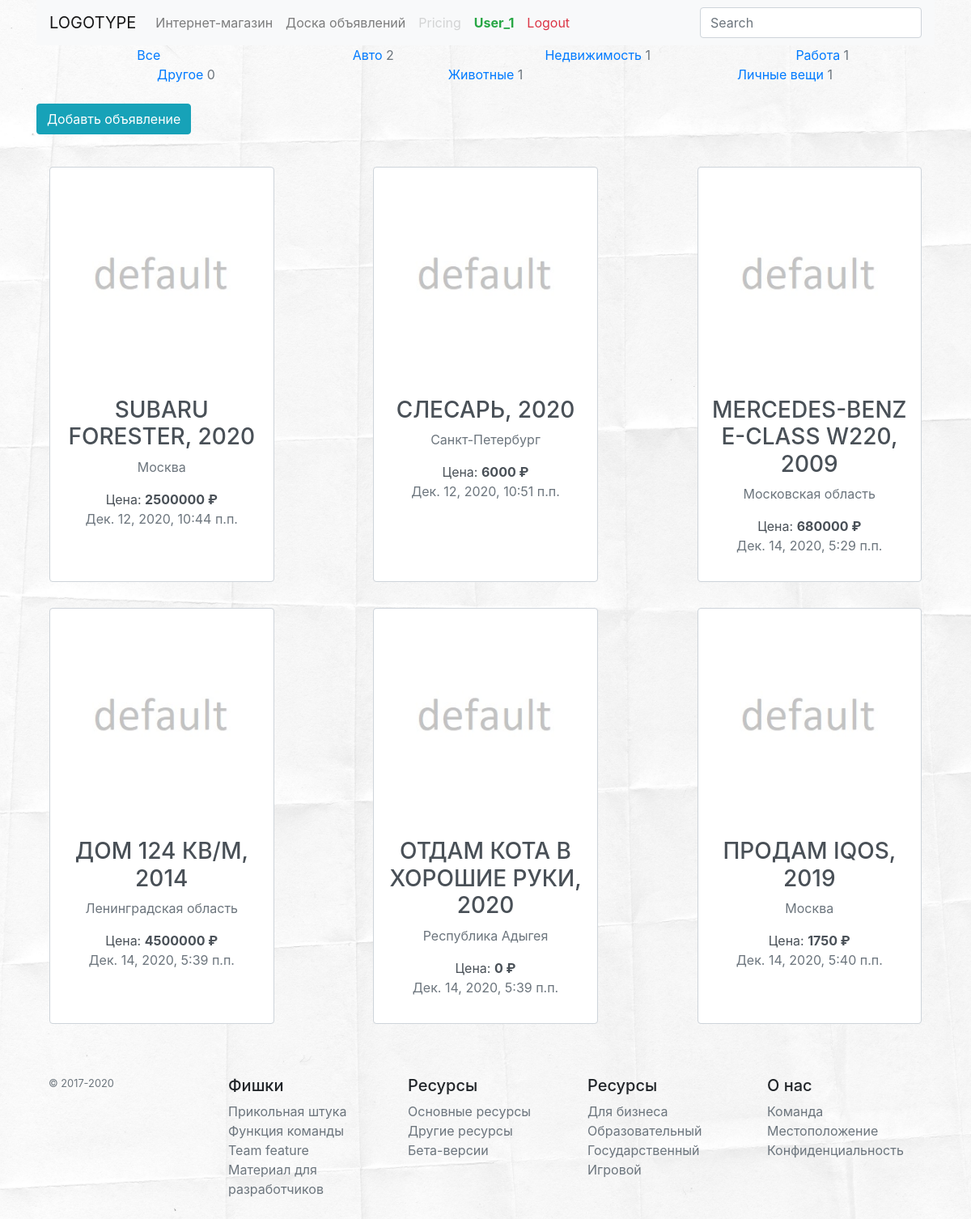
Page /adboard/0/ (signed in) on the committed database.
### adboard/models.py (models this page shows, shortened)
class AdCategory(models.Model):
    name = models.CharField(max_length=64)
    description = models.TextField(blank=True)
    is_active = models.BooleanField(default=True)
    image = models.ImageField(upload_to='AdCategory_images', blank=True)
    def __str__(self):
        return self.name
    def get_ads_count(self):
        return Ad.objects.filter(ad_category__name=self.name).count()

class Ad(models.Model):
    ad_category = models.ForeignKey(AdCategory, verbose_name='Категория', on_delete=models.CASCADE)
    author = models.ForeignKey(User, verbose_name='Автор объявления', on_delete=models.CASCADE)
    name = models.CharField(max_length=64)
    description = models.TextField(blank=True)
    price = models.PositiveIntegerField(default=0)
    city = models.CharField(choices=CITIES, max_length=64, default=0)
    year = models.PositiveIntegerField(default=2020, blank=True)
    datetime = models.DateTimeField(auto_now_add=True)

### adboard/views.py (the view)
# urls.py: path('<int:pk>/', adboard.ad_main_page, name='main_page'),
def ad_main_page(request, pk=0):
    if pk == 0:
        products = Ad.objects.all()
    else:
        category = get_object_or_404(AdCategory, pk=pk)
        products = category.ad_set.all()
    context = {
        'title': 'Доска объявлений',
        'categories': get_all_categories,
        'products': products,
    }
    return render(request, 'adboard/ads.html', context)

### adboard/views.py (called while the page is built)
def get_all_categories():
    return AdCategory.objects.all()

### templates/adboard/ads.html (shortened to what this page needs)
{% extends 'base.html' %}
{% load static %}
{% block container %}
    {% include 'adboard/includes/inc__categories_menu.html' %}
    <div class="d-flex flex-wrap justify-content-between">
        {% for product in products %}
            <a href="{% url 'adboard:ad_detail' product.pk %}" class="w-25 p-3 m-3 form-control text-center">
                <img src="/media/{{ product.image|default:'products_image/default.jpg' }}" alt="image"
                     class="img-fluid image-size">
                <h3 class="h3">{{ product.name|upper }}, {{ product.year }}</h3>
                <p class="text-muted">{{ product.city }}</p>
                <p>Цена: <strong>{{ product.price }} &#8381</strong>
                    <br><span class="text-muted">{{ product.datetime }}</span></p>
            </a>
        {% endfor %}
    </div>
{% endblock %}

### templates/base.html (shortened to what this page needs)
{% load static %}
<!DOCTYPE html>
<html lang="ru">
<head>
    {% block css %}
        <link rel="stylesheet" href="https://maxcdn.bootstrapcdn.com/bootstrap/4.0.0/css/bootstrap.min.css"
>
    {% endblock %}
</head>
<body>
<div class="container">
    <header>
        {% block header %}
            <nav class="navbar navbar-expand-lg navbar-light bg-light">
                <a class="navbar-brand" href="{% url 'mainapp:index' %}">LOGOTYPE</a>
                <div class="navbar-collapse">
                    <div class="navbar-nav">
                        <a class="nav-item nav-link" href="{% url 'mainapp:index' %}">Интернет-магазин</a>
                        <a class="nav-item nav-link" href="{% url 'adboard:main_page' 0 %}">Доска объявлений</a>
                        <a class="nav-item nav-link disabled" href="#">Pricing</a>
                        {% if user.is_authenticated %}
                            <a class="nav-item nav-link text-success"
                               href="{% url 'authapp:update' %}"><strong>{{ user|capfirst }}</strong>
                            </a>
                            <a class="nav-item nav-link text-danger" href="{% url 'authapp:logout' %}">Logout</a>
                        {% else %}
                            <a class="nav-item nav-link" href="{% url 'authapp:login' %}">Login</a>
                        {% endif %}
                    </div>
                </div>
                <form method="post">
                    <input type="text" class="search-query form-control" placeholder="Search">
                </form>
            </nav>
        {% endblock %}
    </header>
    <main>
        {% block container %}{% endblock %}
    </main>
    <footer>
        {% block footer %}
            <footer class="container py-5">
                <div class="row">
                    <div class="col-12 col-md">
                        <small class="d-block mb-3 text-muted">© 2017-{% now 'Y' %}</small>
                    </div>
                    <div class="col-6 col-md">
                        <h5>Фишки</h5>
                        <ul class="list-unstyled text-small">
                            <li><a class="text-muted" href="#">Прикольная штука</a></li>
                            <li><a class="text-muted" href="#">Функция команды </a></li>
                            <li><a class="text-muted" href="#">Team feature</a></li>
                            <li><a class="text-muted" href="#">Материал для разработчиков</a></li>
                        </ul>
                    </div>
                    <div class="col-6 col-md">
                        <h5>Ресурсы</h5>
                        <ul class="list-unstyled text-small">
                            <li><a class="text-muted" href="#">Основные ресурсы</a></li>
                            <li><a class="text-muted" href="#">Другие ресурсы</a></li>
                            <li><a class="text-muted" href="#">Бета-версии</a></li>
                        </ul>
                    </div>
                    <div class="col-6 col-md">
                        <h5>Ресурсы</h5>
                        <ul class="list-unstyled text-small">
                            <li><a class="text-muted" href="#">Для бизнеса</a></li>
                            <li><a class="text-muted" href="#">Образовательный</a></li>
                            <li><a class="text-muted" href="#">Государственный</a></li>
                            <li><a class="text-muted" href="#">Игровой</a></li>
                        </ul>
                    </div>
                    <div class="col-6 col-md">
                        <h5>О нас</h5>
                        <ul class="list-unstyled text-small">
                            <li><a class="text-muted" href="#">Команда</a></li>
                            <li><a class="text-muted" href="#">Местоположение</a></li>
                            <li><a class="text-muted" href="#">Конфиденциальность</a></li>
                        </ul>
                    </div>
                </div>
            </footer>
        {% endblock %}
    </footer>
</div>
<link rel="stylesheet" href="{% static 'css/style.css' %}">
</body>
</html>

### templates/adboard/includes/inc__categories_menu.html
<div class="d-flex flex-wrap justify-content-around">
    <a href="{% url 'adboard:main_page' 0 %}" class="w-25 text-center">Все</a>
    {% for category in categories %}
        <a href="{% url 'adboard:main_page' category.pk %}" class="w-25 text-center">
            {{ category }} <span class="text-muted w-25">{{ category.get_ads_count }}</span>
        </a>
    {% endfor %}
</div>
<br>
<a href="{% url 'adboard:add_ad' %}" class="btn btn-info">Добавть объявление</a>
<br><br>

### static/css/style.css (style rules this page uses)
body { background: url("/static/img/background.jpg") no-repeat center / cover; }
.disabled { opacity: .5; }
.image-size { max-width: 200px; }

### rows in the picture
AdCategory: name "Авто", get_ads_count "2"
AdCategory: name "Недвижимость", get_ads_count "1"
AdCategory: name "Работа", get_ads_count "1"
AdCategory: name "Другое", get_ads_count "0"
AdCategory: name "Животные", get_ads_count "1"
AdCategory: name "Личные вещи", get_ads_count "1"
Ad: name "SUBARU FORESTER", year "2020", city "Москва", price "2500000", datetime "Дек. 12, 2020, 10:44 п.п."
Ad: name "СЛЕСАРЬ", year "2020", city "Санкт-Петербург", price "6000", datetime "Дек. 12, 2020, 10:51 п.п."
Ad: name "MERCEDES-BENZ E-CLASS W220", year "2009", city "Московская область", price "680000", datetime "Дек. 14, 2020, 5:29 п.п."
Ad: name "ДОМ 124 КВ/М", year "2014", city "Ленинградская область", price "4500000", datetime "Дек. 14, 2020, 5:39 п.п."
Ad: name "ОТДАМ КОТА В ХОРОШИЕ РУКИ", year "2020", city "Республика Адыгея", price "0", datetime "Дек. 14, 2020, 5:39 п.п."
Ad: name "ПРОДАМ IQOS", year "2019", city "Москва", price "1750", datetime "Дек. 14, 2020, 5:40 п.п."

### other values in the picture
{{ user|capfirst }} "User_1"
